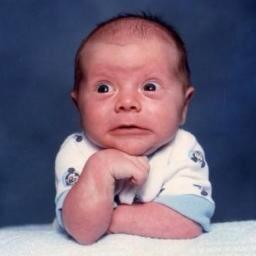
%> input picture Practica2/Entrega/images/bebe.jpg, 256 x 256 px
$ octave --eval "ej21c;"   (GNU Octave 9; MATLAB toolbox functions it lacks are replaced by stand-ins)
%> lines starting %> are read from the running program, lines starting %| are printed output that depends on the picture
function [  ] = ej21c(  )
close all;

im = imread('./images/bebe.jpg');
%> im is the input picture: size 256x256x3 uint8; mean R, G, B 115.6, 102.5, 121.7
h1 = [[1 1 1 1 1], [1, 1, 1, 1, 1]];
h2 = [[1 1 1 1 1]; [1 1 1 1 1]; [1 1 1 1 1]; [1 1 1 1 1]; [1 1 1 1 1]];
h1 = h1/sum(h1);
h2 = h2/sum(h2);

imf1 = imfilter(im, h1);
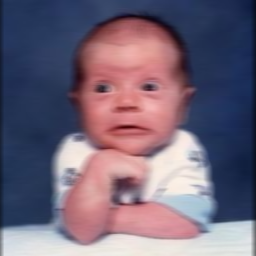
%> imf1: size 256x256x3 uint8; mean R, G, B 115.1, 101.9, 120.7
imf2 = imfilter(im, h2);
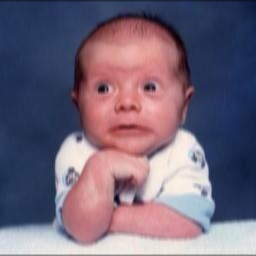
%> imf2: size 256x256x3 uint8; mean R, G, B 115, 101.9, 120.9
imf3 = im;
for i = 1:4
    imf3 = imfilter(imf3, h1);
end
%> this loop made 4 passes
%> pass 3, in ej21c, `imf3 = imfilter(imf3, h1);`:
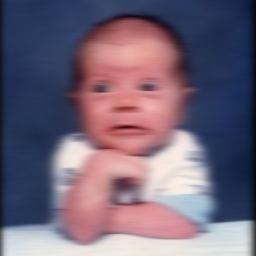
%> imf3: size 256x256x3 uint8; mean R, G, B 114.6, 101.2, 119.6

figure;
subplot(1,3,1), imshow(imf1), title('Small mask');
subplot(1,3,2), imshow(imf2), title('Big mask');
subplot(1,3,3), imshow(imf3), title('Small mask applied 4 times');

end

$ run again, with Practica2/Entrega/images/Einstein.jpg copied over Practica2/Entrega/images/bebe.jpg
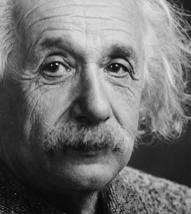
%> input picture Practica2/Entrega/images/Einstein.jpg, 191 x 214 px
%> in ej21c, im is the input picture: size 214x191 uint8; min 0, max 228, mean 111
%> in ej21c, `imf2 = imfilter(im, h2);`:
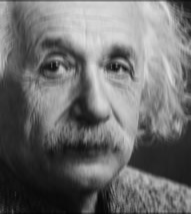
%> imf2: size 214x191 uint8; min 4, max 223, mean 110.4
%> the loop in ej21c, `for i = 1:4` made 4 passes
%> pass 3, in ej21c, `imf3 = imfilter(imf3, h1);`:
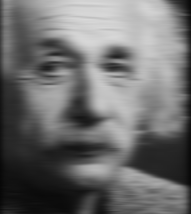
%> imf3: size 214x191 uint8; min 7, max 217, mean 108.8

$ run again, with Practica2/Entrega/images/buffet.jpg copied over Practica2/Entrega/images/bebe.jpg
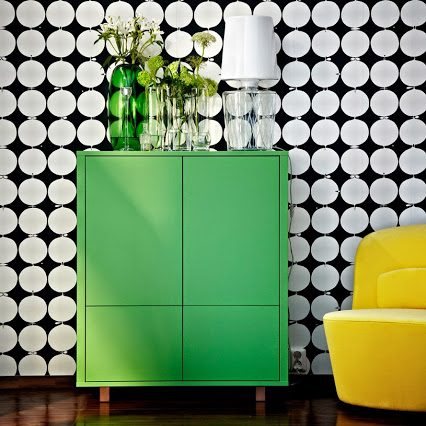
%> input picture Practica2/Entrega/images/buffet.jpg, 426 x 426 px
%> in ej21c, im is the input picture: size 426x426x3 uint8; mean R, G, B 122.8, 145.7, 106.8
%> in ej21c, `imf1 = imfilter(im, h1);`:
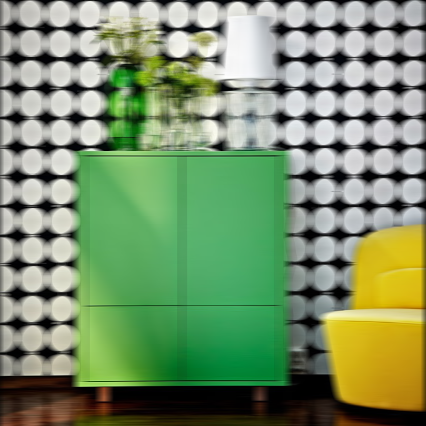
%> imf1: size 426x426x3 uint8; mean R, G, B 121.9, 144.9, 106.1
%> after the loop in ej21c, `for i = 1:4`:
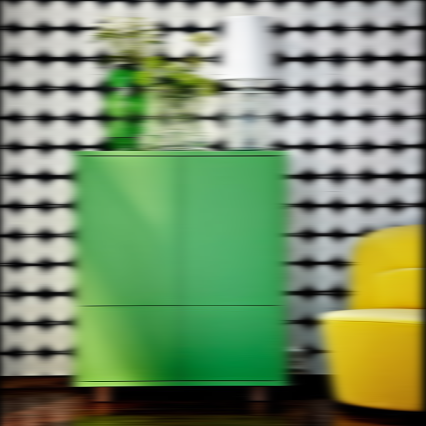
%> imf3: size 426x426x3 uint8; mean R, G, B 120.4, 143.4, 104.9
